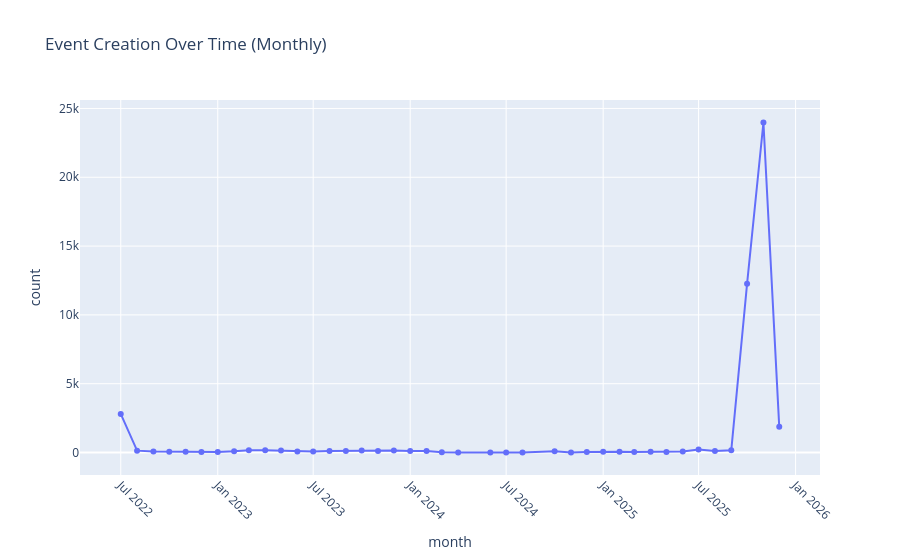

Notebook cell for this chart:
### Code cell
# Event creation over time - growth trend
events['createdAt'] = pd.to_datetime(events['createdAt'])
events_by_month = events.groupby(events['createdAt'].dt.to_period('M')).size().reset_index()
events_by_month.columns = ['month', 'count']
events_by_month['month'] = events_by_month['month'].astype(str)

fig = px.line(
    events_by_month,
    x='month',
    y='count',
    title='Event Creation Over Time (Monthly)',
    markers=True
)
fig.update_xaxes(tickangle=45)
fig.show()

### Figure 1 — Plotly figure (JSON) as saved in the notebook; plotly's stock layout.template omitted (floating-point values rounded to 4 significant figures)
{"data": [{"hovertemplate": "month=%{x}<br>count=%{y}<extra></extra>", "legendgroup": "", "line": {"color": "#636efa", "dash": "solid"}, "marker": {"symbol": "circle"}, "mode": "lines+markers", "name": "", "orientation": "v", "showlegend": false, "type": "scatter", "x": ["2022-07", "2022-08", "2022-09", "2022-10", "2022-11", "2022-12", "2023-01", "2023-02", "2023-03", "2023-04", "2023-05", "2023-06", "2023-07", "2023-08", "2023-09", "2023-10", "2023-11", "2023-12", "2024-01", "2024-02", "2024-03", "2024-04", "2024-06", "2024-07", "2024-08", "2024-10", "2024-11", "2024-12", "2025-01", "2025-02", "2025-03", "2025-04", "2025-05", "2025-06", "2025-07", "2025-08", "2025-09", "2025-10", "2025-11", "2025-12"], "xaxis": "x", "y": [2806, 137, 70, 61, 47, 37, 39, 89, 169, 171, 139, 66, 82, 104, 114, 143, 111, 140, 116, 109, 27, 1, 7, 1, 1, 100, 1, 39, 59, 60, 35, 54, 44, 72, 210, 108, 156, 12269, 23980, 1866], "yaxis": "y"}], "layout": {"legend": {"tracegroupgap": 0}, "title": {"text": "Event Creation Over Time (Monthly)"}, "xaxis": {"anchor": "y", "domain": [0, 1], "tickangle": 45, "title": {"text": "month"}}, "yaxis": {"anchor": "x", "domain": [0, 1], "title": {"text": "count"}}}}
